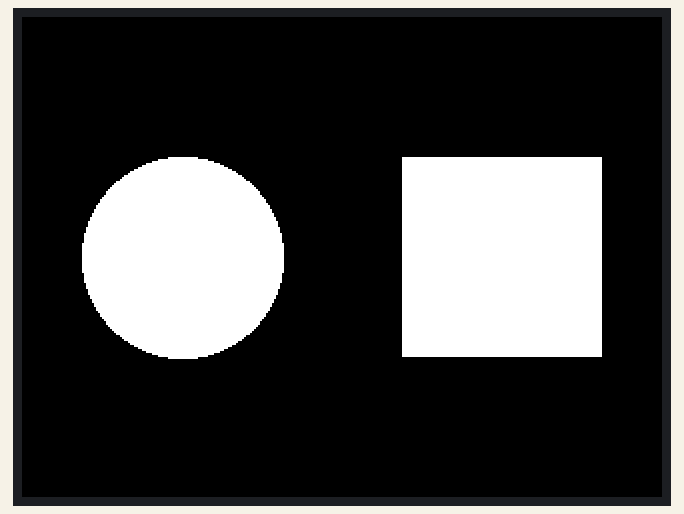
Bench run of a sketch on a simulated ESP32. Shown: 320×240 colour display.

Above: at 0.2 s.

The sketch:

04_shapes.ino
```cpp
#include <M5Stack.h>

void setup() {
  M5.begin();
  M5.Lcd.fillCircle(80, 120, 50, WHITE);      // 円(塗りつぶし)を描画
  M5.Lcd.fillRect(190, 70, 100, 100, WHITE);  // 四角(塗りつぶし)を描画
}

void loop() {}
```
